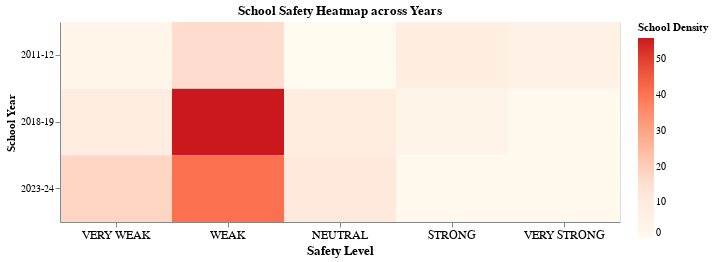

This figure's notebook cell:
### Code cell
# OptionB
levels5 = ["VERY WEAK", "WEAK", "NEUTRAL", "STRONG", "VERY STRONG"]
year_order = ["2011-12","2018-19","2023-24"]

safety_5 = safety.loc[safety["Safety6_clean"].isin(levels5)].copy()

counts = (safety_5.groupby(["School_Year", "Safety6_clean"])
            .size()
            .reset_index(name="count"))

grid = (pd.MultiIndex.from_product([year_order, levels5],
                                   names=["School_Year", "Safety6_clean"]).to_frame(index=False))
counts_full = (grid.merge(counts, on=["School_Year","Safety6_clean"], how="left").fillna({"count": 0}))

# white to red
red_range = ["#ffffff", "#fee5d9", "#fcae91", "#fb6a4a", "#cb181d"]

heat_density = (
    alt.Chart(counts_full)
      .mark_rect()
      .encode(x=alt.X("Safety6_clean:N",
                  title="Safety Level",
                  sort=levels5,
                  axis=alt.Axis(labelAngle=0, labelFontSize=12, titleFontSize=13)),
          y=alt.Y("School_Year:N", title="School Year", sort=year_order),
          color=alt.Color("count:Q", title="School Density", scale=alt.Scale(range=red_range)))
      .properties(title="School Safety Heatmap across Years", width=560, height=200))

heat_density.save("plot4.svg")

heat_density

### Figure 1 — Vega-Lite specification as saved in the notebook (floating-point values rounded to 4 significant figures)
{"config": {"view": {"continuousWidth": 300, "continuousHeight": 300}}, "data": {"name": "data-b4a8822ebaaf750d7262613d88871fef"}, "mark": {"type": "rect"}, "encoding": {"color": {"field": "count", "scale": {"range": ["#ffffff", "#fee5d9", "#fcae91", "#fb6a4a", "#cb181d"]}, "title": "School Density", "type": "quantitative"}, "x": {"axis": {"labelAngle": 0, "labelFontSize": 12, "titleFontSize": 13}, "field": "Safety6_clean", "sort": ["VERY WEAK", "WEAK", "NEUTRAL", "STRONG", "VERY STRONG"], "title": "Safety Level", "type": "nominal"}, "y": {"field": "School_Year", "sort": ["2011-12", "2018-19", "2023-24"], "title": "School Year", "type": "nominal"}}, "height": 200, "title": "School Safety Heatmap across Years", "width": 560, "$schema": "https://vega.github.io/schema/vega-lite/v5.20.1.json", "datasets": {"data-b4a8822ebaaf750d7262613d88871fef": [{"School_Year": "2011-12", "Safety6_clean": "VERY WEAK", "count": 3.0}, {"School_Year": "2011-12", "Safety6_clean": "WEAK", "count": 16.0}, {"School_Year": "2011-12", "Safety6_clean": "NEUTRAL", "count": 0.0}, {"School_Year": "2011-12", "Safety6_clean": "STRONG", "count": 8.0}, {"School_Year": "2011-12", "Safety6_clean": "VERY STRONG", "count": 6.0}, {"School_Year": "2018-19", "Safety6_clean": "VERY WEAK", "count": 9.0}, {"School_Year": "2018-19", "Safety6_clean": "WEAK", "count": 56.0}, {"School_Year": "2018-19", "Safety6_clean": "NEUTRAL", "count": 9.0}, {"School_Year": "2018-19", "Safety6_clean": "STRONG", "count": 4.0}, {"School_Year": "2018-19", "Safety6_clean": "VERY STRONG", "count": 1.0}, {"School_Year": "2023-24", "Safety6_clean": "VERY WEAK", "count": 18.0}, {"School_Year": "2023-24", "Safety6_clean": "WEAK", "count": 41.0}, {"School_Year": "2023-24", "Safety6_clean": "NEUTRAL", "count": 11.0}, {"School_Year": "2023-24", "Safety6_clean": "STRONG", "count": 1.0}, {"School_Year": "2023-24", "Safety6_clean": "VERY STRONG", "count": 1.0}]}}
